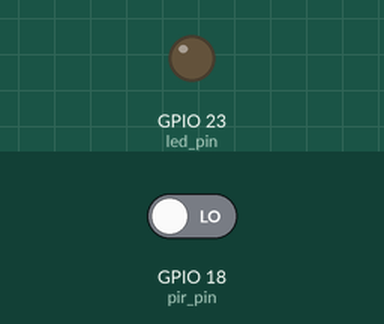
A program run on a simulated Raspberry Pi (BCM pin numbers). Parts: output pins drawn as LEDs (lit = HIGH). Inputs (shaded band) come from the test bench; at power-on: GPIO 18 (pir_pin) LOW.

Above: at 1.2 s.
1.3 s: GPIO 18 (pir_pin) driven HIGH
At 2.1 s:
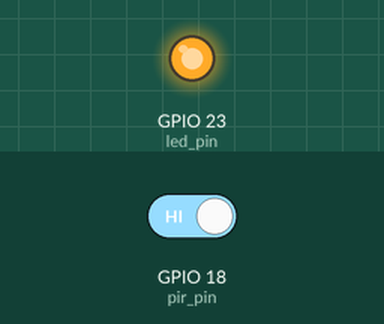
2.8 s: GPIO 18 (pir_pin) driven LOW
At 3.3 s:
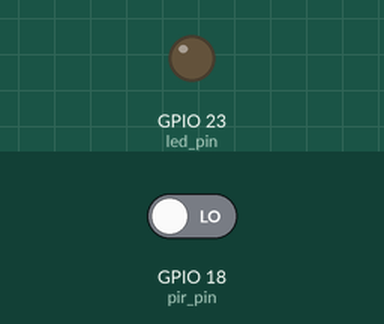
Timing chart, 0 to 5.8 s (numbered marks = the images above; inputs shaded):
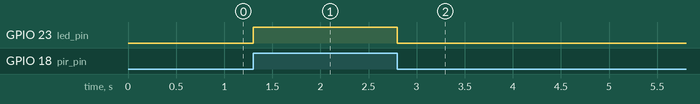

Measured:
- after the input at 1.3 s, GPIO 23 (led_pin): LOW → HIGH at once
- after the input at 2.8 s, GPIO 23 (led_pin): HIGH → LOW at once

The program:

pir.py
```python
import time
import RPi.GPIO as io
io.setmode(io.BCM)

pir_pin = 18
led_pin = 23

io.setup(pir_pin, io.IN)
io.setup(led_pin, io.OUT)

while True:
  if io.input(pir_pin):
    io.output(led_pin, True)
  else:
    io.output(led_pin, False)
```
